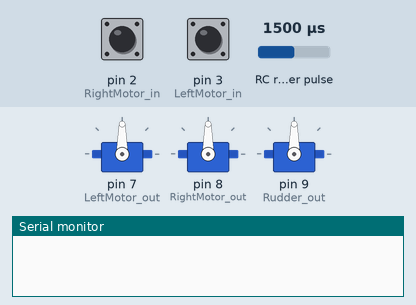
Bench run of a sketch on a simulated Arduino Uno, built with avr-gcc and run on an emulated ATmega328P. On the bench: 3 × servo, the last lines printed to the serial monitor. Wiring (inferred from the names in the program): RC receiver channel: data pin 4. The test bench sets the inputs (shaded band); at power-on: RC receiver pulse 1500 µs, pin 2 (RightMotor_in) LOW, pin 3 (LeftMotor_in) LOW.

Above: at 1.2 s.
1.3 s: RC receiver pulse (sensor on pin 4) set to 1020 µs
At 3.0 s:
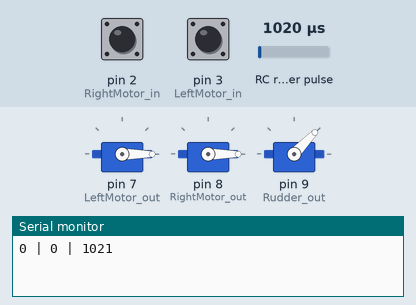
3.5 s: pin 2 (RightMotor_in) pulled HIGH for 0.15 s
At 4.5 s:
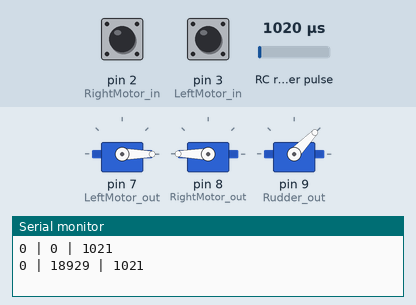
6.6 s: pin 3 (LeftMotor_in) pulled HIGH for 0.15 s
At 8.8 s:
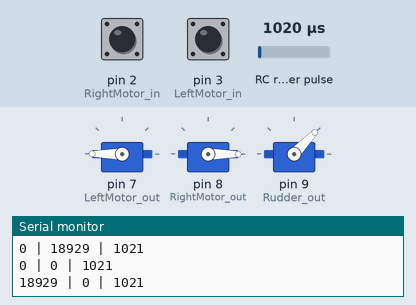
9.7 s: RC receiver pulse (sensor on pin 4) set to 1250 µs
At 10.1 s:
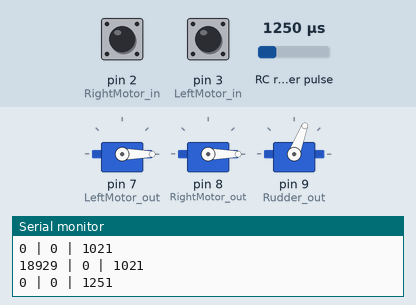
11.3 s: pin 2 (RightMotor_in) pulled HIGH for 0.15 s
At 12.9 s:
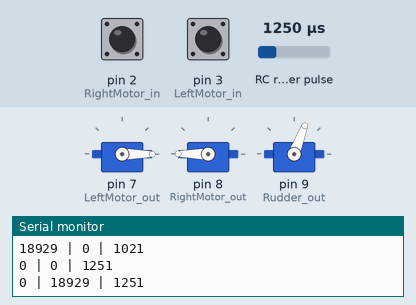
14.4 s: pin 3 (LeftMotor_in) pulled HIGH for 0.15 s
At 16.0 s:
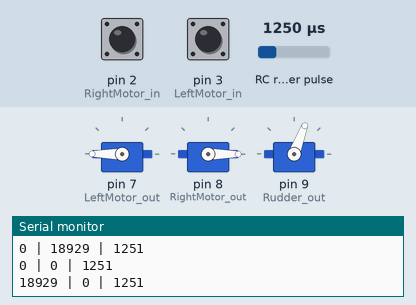
Timing chart, 0 to 18.5 s (numbered marks = the images above; inputs shaded):
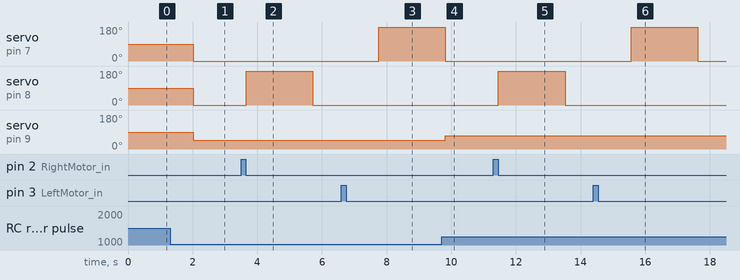

Measured:
- after the input at 1.3 s, servo on pin 9 (Rudder_out): 90° → 46° after 0.72 s
- after the input at 3.5 s, servo on pin 8 (RightMotor_out): 0° → 180° after 0.16 s, → 0° 2.1 s later
- after the input at 6.6 s, servo on pin 7 (LeftMotor_out): 0° → 180° after 1.2 s
- after the input at 9.7 s, servo on pin 9 (Rudder_out): 46° → 69° after 0.12 s
- after the input at 11.3 s, servo on pin 8 (RightMotor_out): 0° → 180° after 0.16 s, → 0° 2.1 s later
- after the input at 14.4 s, servo on pin 7 (LeftMotor_out): 0° → 180° after 1.2 s, → 0° 2.1 s later

The sketch:

RC_to_arduino.ino
```cpp
//This sketch takes input from a T6L RC Transmitter through a Futaba R3106GF Reciever. It prints the output and passes it to servo outputs to a rudder servo and two ESCs.

//Left Stick U/D is RC channel 3 (throttle)
//Left Stick L/R is RC channel 4 (rudder)
//Right Stick U/D is RC channel 2 (elevator)
//Right Stick L/R is RC channel 1 (aileron)
//Switch is RC channel 5;
//Dial is RC channel 6;


#include <Servo.h>

int LeftMotor_in = 3;
int RightMotor_in = 2;
int Rudder_in = 4;

int LeftMotor_out = 7;
int RightMotor_out = 8;
int Rudder_out = 9;

Servo LeftMotor;
Servo RightMotor;
Servo Rudder;


void setup() {

  pinMode(LeftMotor_in, INPUT);
  pinMode(RightMotor_in, INPUT);
  pinMode(Rudder_in, INPUT);

  LeftMotor.attach(LeftMotor_out);
  RightMotor.attach(RightMotor_out);
  Rudder.attach(Rudder_out);

  Serial.begin(9600);
}

void loop() {

  int LeftSignal_in = pulseIn(LeftMotor_in, HIGH);
  int RightSignal_in = pulseIn(RightMotor_in, HIGH);
  int RudderSignal_in = pulseIn(Rudder_in, HIGH);

  int LeftSignal_out = LeftSignal_in;

  int RightSignal_out = RightSignal_in;

  //Set outputs so both motors are controlled by the left throttle stick

  int RudderSignal_out = RudderSignal_in;

  LeftMotor.writeMicroseconds(LeftSignal_out);
  RightMotor.writeMicroseconds(RightSignal_out);
  Rudder.writeMicroseconds(RudderSignal_out);

/*Serial.println("Reciever Input: Left  Right Rudder");
Serial.print("                ");
Serial.print(LeftSignal_in);
Serial.print(" | ");
Serial.print(RightSignal_in);
Serial.print(" | ");
Serial.println(RudderSignal_in);

Serial.println("Arduino Output: Left  Right Rudder");
Serial.print("                 ");
*/
Serial.print(LeftSignal_out);
Serial.print(" | ");
Serial.print(RightSignal_out);
Serial.print(" | ");
Serial.println(RudderSignal_out);

delay(50);

}
```
